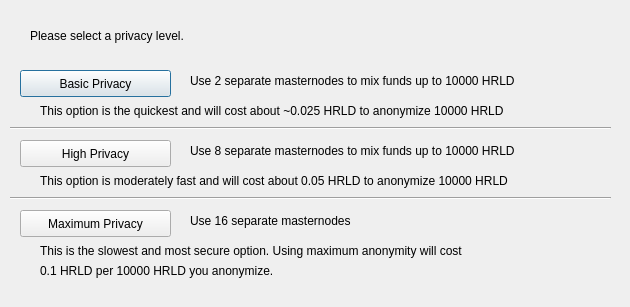
<?xml version="1.0" encoding="UTF-8"?>
<ui version="4.0">
 <class>ObfuscationConfig</class>
 <widget class="QDialog" name="ObfuscationConfig">
  <property name="geometry">
   <rect>
    <x>0</x>
    <y>0</y>
    <width>630</width>
    <height>307</height>
   </rect>
  </property>
  <property name="windowTitle">
   <string>Configure Obfuscation</string>
  </property>
  <widget class="QPushButton" name="buttonBasic">
   <property name="geometry">
    <rect>
     <x>20</x>
     <y>70</y>
     <width>151</width>
     <height>27</height>
    </rect>
   </property>
   <property name="text">
    <string>Basic Privacy</string>
   </property>
  </widget>
  <widget class="QPushButton" name="buttonHigh">
   <property name="geometry">
    <rect>
     <x>20</x>
     <y>140</y>
     <width>151</width>
     <height>27</height>
    </rect>
   </property>
   <property name="text">
    <string>High Privacy</string>
   </property>
  </widget>
  <widget class="QPushButton" name="buttonMax">
   <property name="geometry">
    <rect>
     <x>20</x>
     <y>210</y>
     <width>151</width>
     <height>27</height>
    </rect>
   </property>
   <property name="text">
    <string>Maximum Privacy</string>
   </property>
  </widget>
  <widget class="QLabel" name="label">
   <property name="geometry">
    <rect>
     <x>30</x>
     <y>20</y>
     <width>571</width>
     <height>31</height>
    </rect>
   </property>
   <property name="text">
    <string>Please select a privacy level.</string>
   </property>
  </widget>
  <widget class="QLabel" name="label_2">
   <property name="geometry">
    <rect>
     <x>190</x>
     <y>70</y>
     <width>421</width>
     <height>21</height>
    </rect>
   </property>
   <property name="text">
    <string>Use 2 separate masternodes to mix funds up to 10000 HRLD</string>
   </property>
  </widget>
  <widget class="QLabel" name="label_3">
   <property name="geometry">
    <rect>
     <x>190</x>
     <y>140</y>
     <width>411</width>
     <height>21</height>
    </rect>
   </property>
   <property name="text">
    <string>Use 8 separate masternodes to mix funds up to 10000 HRLD</string>
   </property>
  </widget>
  <widget class="QLabel" name="label_4">
   <property name="geometry">
    <rect>
     <x>190</x>
     <y>210</y>
     <width>421</width>
     <height>21</height>
    </rect>
   </property>
   <property name="text">
    <string>Use 16 separate masternodes</string>
   </property>
  </widget>
  <widget class="QLabel" name="label_6">
   <property name="geometry">
    <rect>
     <x>40</x>
     <y>100</y>
     <width>561</width>
     <height>21</height>
    </rect>
   </property>
   <property name="text">
    <string>This option is the quickest and will cost about ~0.025 HRLD to anonymize 10000 HRLD</string>
   </property>
  </widget>
  <widget class="QLabel" name="label_7">
   <property name="geometry">
    <rect>
     <x>40</x>
     <y>170</y>
     <width>561</width>
     <height>21</height>
    </rect>
   </property>
   <property name="text">
    <string>This option is moderately fast and will cost about 0.05 HRLD to anonymize 10000 HRLD</string>
   </property>
  </widget>
  <widget class="QLabel" name="label_8">
   <property name="geometry">
    <rect>
     <x>40</x>
     <y>240</y>
     <width>561</width>
     <height>21</height>
    </rect>
   </property>
   <property name="text">
    <string>This is the slowest and most secure option. Using maximum anonymity will cost</string>
   </property>
  </widget>
  <widget class="QLabel" name="label_9">
   <property name="geometry">
    <rect>
     <x>40</x>
     <y>260</y>
     <width>561</width>
     <height>21</height>
    </rect>
   </property>
   <property name="text">
    <string>0.1 HRLD per 10000 HRLD you anonymize.</string>
   </property>
  </widget>
  <widget class="Line" name="line">
   <property name="geometry">
    <rect>
     <x>10</x>
     <y>120</y>
     <width>601</width>
     <height>16</height>
    </rect>
   </property>
   <property name="orientation">
    <enum>Qt::Horizontal</enum>
   </property>
  </widget>
  <widget class="Line" name="line_2">
   <property name="geometry">
    <rect>
     <x>10</x>
     <y>190</y>
     <width>601</width>
     <height>16</height>
    </rect>
   </property>
   <property name="orientation">
    <enum>Qt::Horizontal</enum>
   </property>
  </widget>
 </widget>
 <resources/>
 <connections/>
</ui>
